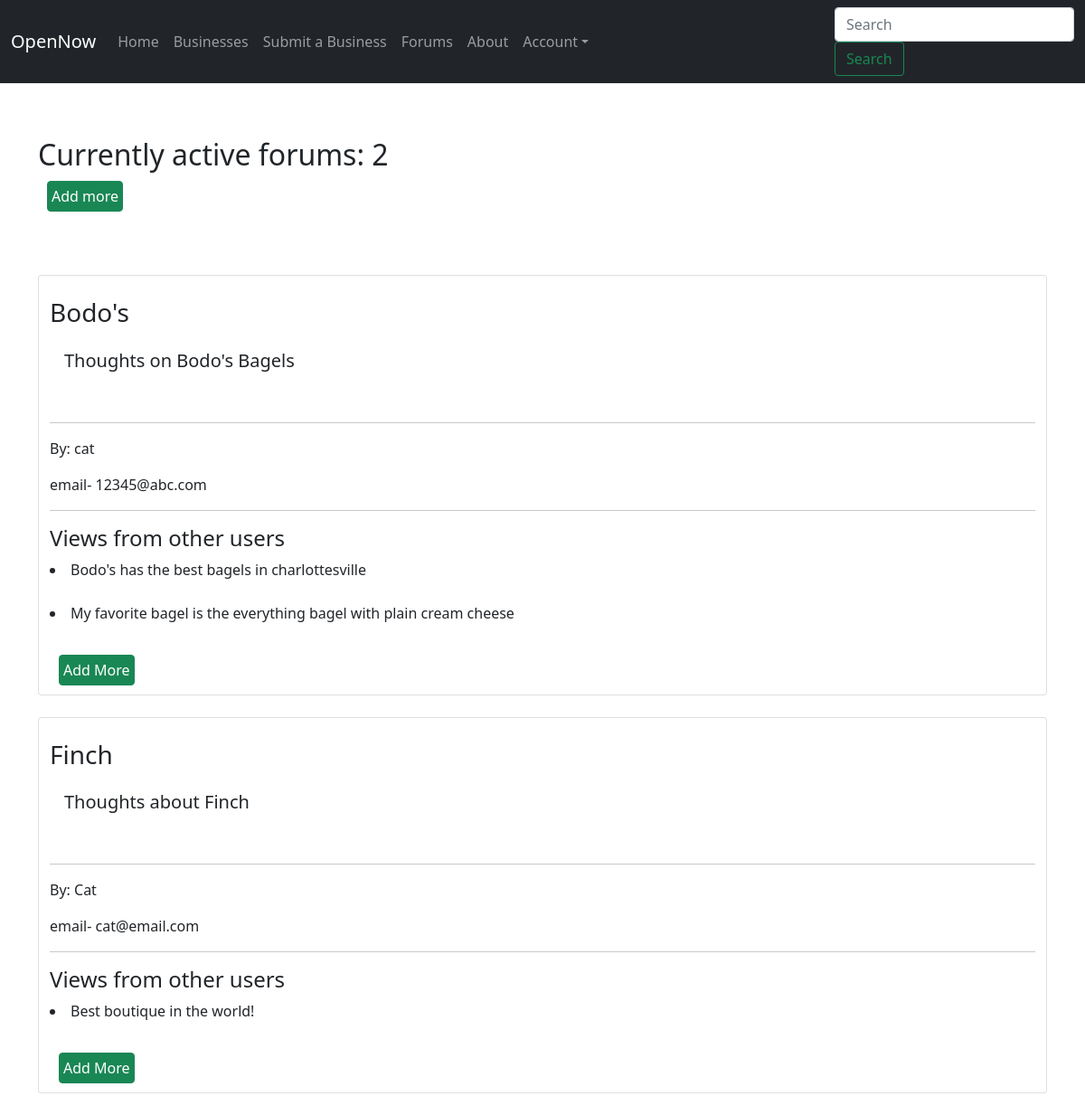
Page /open_now/forums/ (signed in) on the committed database.
### open_now/models.py (models this page shows, shortened)
class Forum(models.Model):
    name=models.CharField(max_length=200)
    email=models.CharField(max_length=200,null=True)
    topic= models.CharField(max_length=300)
    description = models.CharField(max_length=1000,blank=True)
    date_created=models.DateTimeField(auto_now_add=True,null=True)

class Discussion(models.Model):
    forum = models.ForeignKey(Forum,blank=True,on_delete=models.CASCADE)
    discuss = models.CharField(max_length=1000)

### open_now/views.py (the view)
# urls.py: path('forums/', views.forums, name='forums')
def forums(request):
    all_forums=Forum.objects.all()
    count=all_forums.count()
    discussions=[]
    for i in all_forums:
        discussions.append(i.discussion_set.all())
    context={'forums':all_forums,
            'count':count,
            'discussions':discussions}
    return render(request,'open_now/forums.html',context)

### open_now/templates/open_now/forums.html (shortened to what this page needs)
<!doctype html>
{% load socialaccount %}
{% load static %}
<html lang="en">
<head>
    <link href="https://cdn.jsdelivr.net/npm/bootstrap@5.0.0-beta2/dist/css/bootstrap.min.css" rel="stylesheet">
    <link href="{% static 'css/starter-template.css' %}" rel="stylesheet">
</head>
<body>
<nav class="navbar navbar-expand-md navbar-dark bg-dark fixed-top">
    <div class="container-fluid">
        <a class="navbar-brand" href="#">OpenNow</a>
        <div class="collapse navbar-collapse" id="navbarsExampleDefault">
            <ul class="navbar-nav me-auto mb-2 mb-md-0">
                <li class="nav-item">
                    <a class="nav-link" aria-current="page" href="{% url 'open_now:home' %}">Home</a>
                </li>
                <li class="nav-item">
                    <a class="nav-link" aria-current="page" href="{% url 'open_now:business_list' %}">Businesses</a>
                </li>
                                <li class="nav-item">
                    <a class="nav-link" aria-current="page" href="{% url 'open_now:business_form' %}">Submit a Business</a>
                </li>
            <li class="nav-item">
                <a class="nav-link" aria-current="page" href="{% url 'open_now:forums' %}">Forums</a>
            </li>
                <li class="nav-item">
                    <a class="nav-link" href="https://github.com/uva-cs3240-s21/project-b-26">About</a>
                </li>
                <li class="nav-item dropdown">
                    <a class="nav-link dropdown-toggle" href="#" id="dropdown01" data-bs-toggle="dropdown" aria-expanded="false">Account</a>
                </li>
            </ul>
                <form action="{% url 'open_now:search_result' %}" method="get">
                    <input class="form-control me-2" name="query" type="search" placeholder="Search" aria-label="Search">
                    <button class="btn btn-outline-success" type="submit">Search</button>
                </form>
        </div>
    </div>
</nav>
<main class="container" style="padding-top:5rem">
    <br>
    <br>
    <br>
        <h2 class="jumbotron">
            Currently active forums: {{count}}
            <form method="POST" action="{% url 'open_now:new_forum' %}">
            <button class="btn btn-success" style="width:fit-content; padding: 4px; margin:10px;">Add more</button>
            </form>
        </h2>
            <div class="card-columns" style="padding: 10px; margin: 20px;"></div>
            {% for f in forums %}
                <div class="card box container">
                    <br>
                    <h5 class="card-title">
                        <a><h3>{{f.topic}}</h3></a>
                        <div class="card-body container">
                                <p>{{f.description}}</p>
                    </h5>
                            <hr>
                            <p> By: {{f.name}}</p>
                            email- {{f.email}}
                            <hr>
                            <h4>Views from other users</h4>
                            {%for discuss in discussions%}
                            {%for objs in discuss%}
                            {% if objs.forum == f %}
                               <li>{{objs.discuss}}</li>
                               <br>
                            {% endif %}
                            {%endfor%}
                            {%endfor%}
                            <form method="POST" action="{% url 'open_now:new_discussion' %}">
                            <button class="btn btn-success" style="width:fit-content; padding: 4px; margin:10px;">Add More</button>
                            </form>
                        </div>
            <br>
            {%endfor%}
</main>
</body>
</html>

### rows in the picture
Forum: topic "Bodo's", description "Thoughts on Bodo's Bagels", name "cat", email "12345@abc.com"
Discussion: discuss "Bodo's has the best bagels in charlottesville"
Discussion: discuss "My favorite bagel is the everything bagel with plain cream cheese"
Forum: topic "Finch", description "Thoughts about Finch", name "Cat", email "cat@email.com"
Discussion: discuss "Best boutique in the world!"

### other values in the picture
{{ count }} "2"
